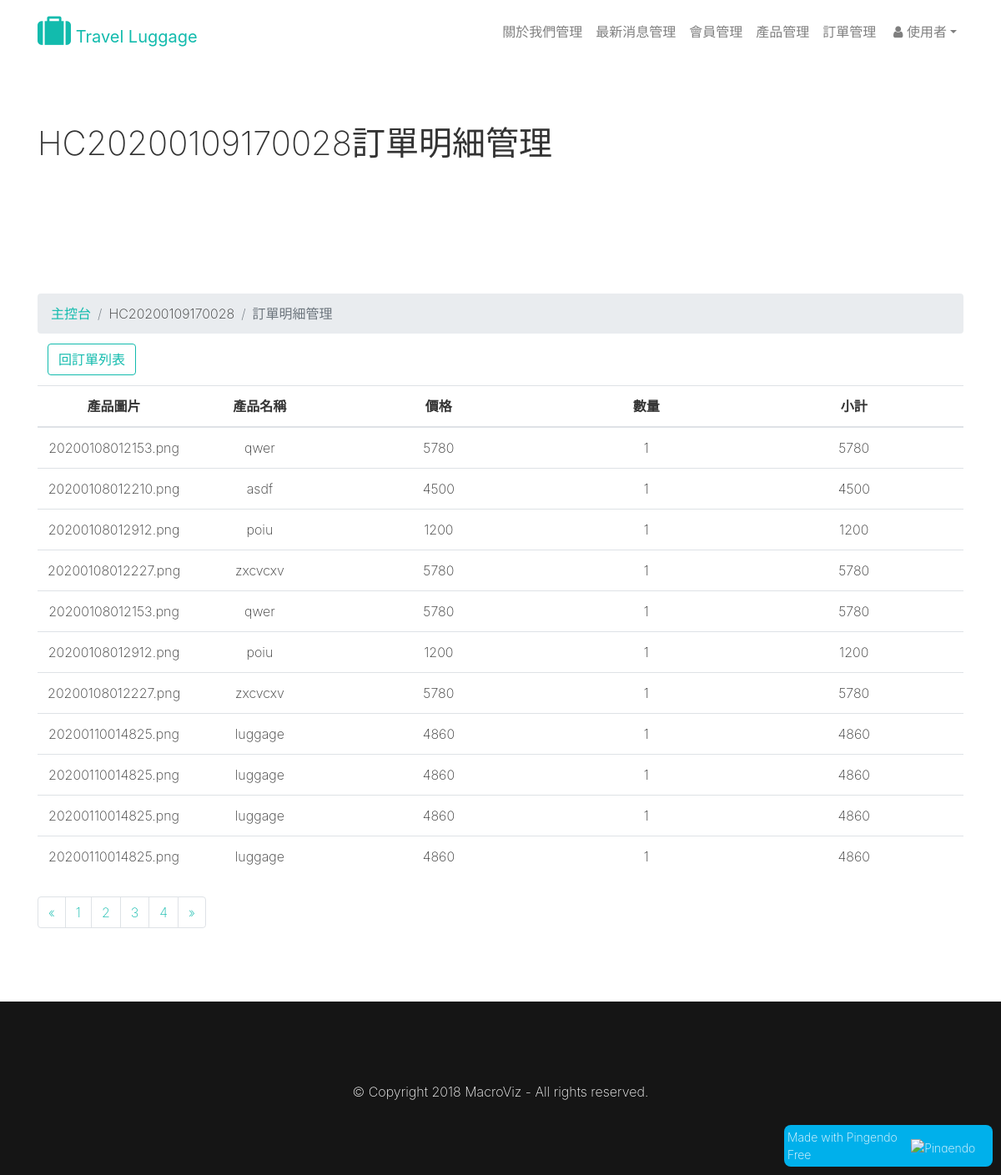
The app's page /backend/order_details/list.php?customer_orderID=49 (signed in) with its own data.
### tables this page shows
CREATE TABLE `customer_orders` (
  `customer_orderID` int(11) NOT NULL,
  `memberID` int(11) NOT NULL,
  `status` int(11) NOT NULL DEFAULT '0',
  `order_no` varchar(255) NOT NULL,
  `order_date` varchar(255) NOT NULL,
  `name` varchar(255) NOT NULL,
  `phone` varchar(255) NOT NULL,
  `address` varchar(255) DEFAULT NULL,
  `total` varchar(255) NOT NULL,
  `shipping` varchar(255) NOT NULL,
  `pay_method` varchar(255) DEFAULT NULL,
  `receive_method` varchar(255) DEFAULT NULL,
  `memo` varchar(255) DEFAULT NULL,
  `created_at` varchar(255) DEFAULT NULL,
  `updated_at` varchar(255) DEFAULT NULL
);

CREATE TABLE `order_details` (
  `order_detailsID` int(11) NOT NULL,
  `customer_orderID` int(11) NOT NULL,
  `productID` int(11) NOT NULL,
  `picture` varchar(255) NOT NULL,
  `name` varchar(255) NOT NULL,
  `price` int(11) NOT NULL,
  `quantity` int(11) NOT NULL,
  `created_at` varchar(255) DEFAULT NULL,
  `updated_at` varchar(255) DEFAULT NULL
);

### backend/order_details/list.php (the view, shortened to what this page needs)
<?php
require('../../function/connection.php'); ?>
<?php
$query = $db->query("SELECT * FROM order_details WHERE customer_orderID=".$_GET['customer_orderID']);
$data = $query->fetchAll(PDO::FETCH_ASSOC);
$query2 = $db->query("SELECT * FROM customer_orders WHERE customer_orderID=".$_GET['customer_orderID']);
$customer_orders = $query2->fetch(PDO::FETCH_ASSOC);
?>
<!DOCTYPE html>
<html>
<head>
  <link rel="stylesheet" href="https://cdnjs.cloudflare.com/ajax/libs/font-awesome/4.7.0/css/font-awesome.min.css" type="text/css">
  <link rel="stylesheet" href="../css/theme.css" type="text/css">
</head>
<body>
<?php include_once('../layouts/nav.php'); ?>
  <div class="py-5">
    <div class="container">
      <div class="row">
        <div class="col-md-12">
          <h1 class=""><?php echo $customer_orders['order_no'];?>訂單明細管理</h1>
        </div>
      </div>
    </div>
  </div>
  <div class="py-5 text-center">
    <div class="container">
      <div class="row">
        <div class="col-md-12 text-left">
          <ul class="breadcrumb" style="margin-bottom: 0px; margin-top: 0px;">
            <li class="breadcrumb-item">
              <a href="#">主控台</a>
            </li>
            <li class="breadcrumb-item"><?php echo $customer_orders['order_no'];?></li>
            <li class="breadcrumb-item active">訂單明細管理</li>
          </ul>
          <a href="../customer_orders/list.php?status=<?php echo $customer_orders['status']; ?>" class="btn btn-outline-primary m-2">回訂單列表</a>
        </div>
      </div>
      <div class="row">
        <div class="col-md-12">
          <table class="table">
            <thead>
              <tr>
                <th width="15%">產品圖片</th>
                <th width="15%">產品名稱</th>
                <th>價格</th>
                <th>數量</th>
                <th>小計</th>
              </tr>
            </thead>
            <tbody>
              <?php foreach($data as $order_details){  ?>
              <tr>
                <td><?php echo $order_details['picture']; ?></td>
                <td><?php echo $order_details['name']; ?></td>
                <td><?php echo $order_details['price']; ?></td>
                <td><?php echo $order_details['quantity']; ?></td>
                <td><?php $subtotal = $order_details['price'] * $order_details['quantity']; echo $subtotal;?></td>
              </tr>
              <?php } ?>
            </tbody>
          </table>
        </div>
      </div>
      <div class="row">
        <div class="col-md-12">
          <ul class="pagination">
            <li class="page-item">
              <a class="page-link" href="#">
                <span>«</span>
              </a>
            </li>
            <li class="page-item">
              <a class="page-link" href="#">1</a>
            </li>
            <li class="page-item">
              <a class="page-link" href="#">2</a>
            </li>
            <li class="page-item">
              <a class="page-link" href="#">3</a>
            </li>
            <li class="page-item">
              <a class="page-link" href="#">4</a>
            </li>
            <li class="page-item">
              <a class="page-link" href="#">
                <span>»</span>
              </a>
            </li>
          </ul>
        </div>
      </div>
    </div>
  </div>
  <div class="py-5 bg-dark text-white">
    <div class="container">
      <div class="row">
        <div class="col-md-12 mt-3 text-center">
          <p>© Copyright 2018 MacroViz - All rights reserved.</p>
        </div>
      </div>
    </div>
  </div>
  <pingendo onclick="window.open('https://pingendo.com/', '_blank')" style="cursor:pointer;position: fixed;bottom: 10px;right:10px;padding:4px;background-color: #00b0eb;border-radius: 8px; width:250px;display:flex;flex-direction:row;align-items:center;justify-content:center;font-size:14px;color:white">Made with Pingendo Free&nbsp;&nbsp;
    <img src="https://pingendo.com/site-assets/Pingendo_logo_big.png" class="d-block" alt="Pingendo logo" height="16">
  </pingendo>
</body>
</html>

### records on screen
customer_orders: order_no "HC20200109170028"
order_details: picture "20200108012153.png", name "qwer", price "5780", quantity "1"
order_details: picture "20200108012210.png", name "asdf", price "4500", quantity "1"
order_details: picture "20200108012912.png", name "poiu", price "1200", quantity "1"
order_details: picture "20200108012227.png", name "zxcvcxv", price "5780", quantity "1"
order_details: picture "20200108012153.png", name "qwer", price "5780", quantity "1"
order_details: picture "20200108012912.png", name "poiu", price "1200", quantity "1"
order_details: picture "20200108012227.png", name "zxcvcxv", price "5780", quantity "1"
order_details: picture "20200110014825.png", name "luggage", price "4860", quantity "1"
order_details: picture "20200110014825.png", name "luggage", price "4860", quantity "1"
order_details: picture "20200110014825.png", name "luggage", price "4860", quantity "1"
order_details: picture "20200110014825.png", name "luggage", price "4860", quantity "1"
